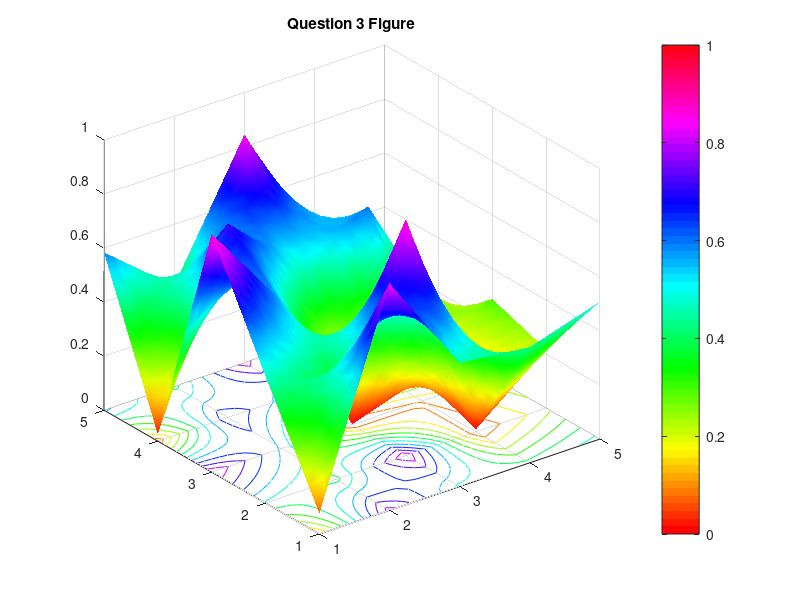

This figure's MATLAB source:
%% Question 5
Z0 = rand(5);
x = 1:5;
y = 1:5;
[X0, Y0] = meshgrid(x, y);

x1 = 1:0.1:5;
y1 = 1:0.1:5;
[X1, Y1] = meshgrid(x1, y1);
Z1 = interp2(X0, Y0, Z0, X1, Y1);
surf(X1, Y1, Z1);
colormap("hsv");
shading("interp");
hold on;
contour(X1, Y1, Z1);
colorbar;
caxis([0 1]);
title("Question 3 Figure");
